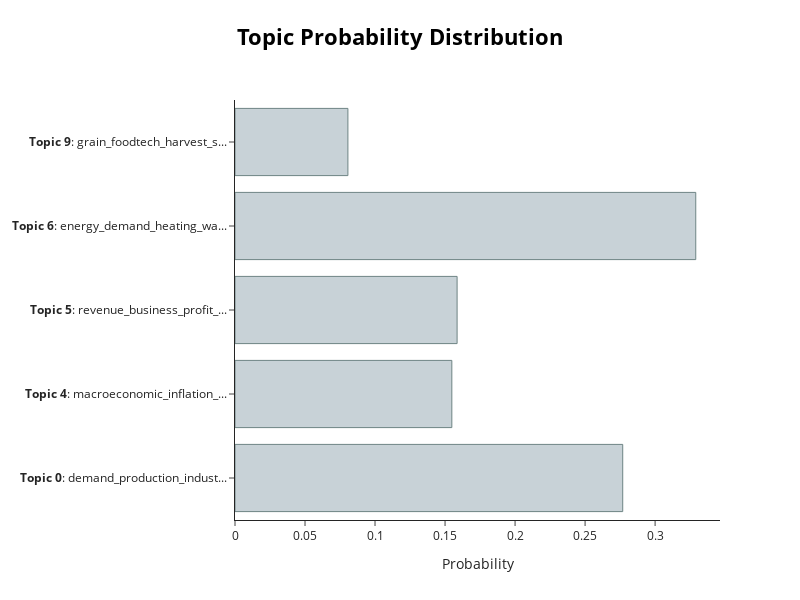

Notebook source saved alongside this figure:
### Code cell
# topic distribution of a certain document
topic_model.visualize_distribution(topic_distr[1])

### Figure 1 — Plotly figure (JSON) as saved in the notebook; plotly's stock layout.template omitted (floating-point values rounded to 4 significant figures)
{"data": [{"marker": {"color": "#C8D2D7", "line": {"color": "#6E8484", "width": 1}}, "orientation": "h", "type": "bar", "x": [0.2769, 0.1548, 0.1586, 0.329, 0.08064], "y": ["<b>Topic 0</b>: demand_production_indust...", "<b>Topic 4</b>: macroeconomic_inflation_...", "<b>Topic 5</b>: revenue_business_profit_...", "<b>Topic 6</b>: energy_demand_heating_wa...", "<b>Topic 9</b>: grain_foodtech_harvest_s..."]}], "layout": {"height": 600, "hoverlabel": {"bgcolor": "white", "font": {"family": "Rockwell", "size": 16}}, "title": {"font": {"color": "Black", "size": 22}, "text": "<b>Topic Probability Distribution</b>", "x": 0.5, "xanchor": "center", "y": 0.95, "yanchor": "top"}, "width": 800, "xaxis": {"title": {"text": "Probability"}}}}
